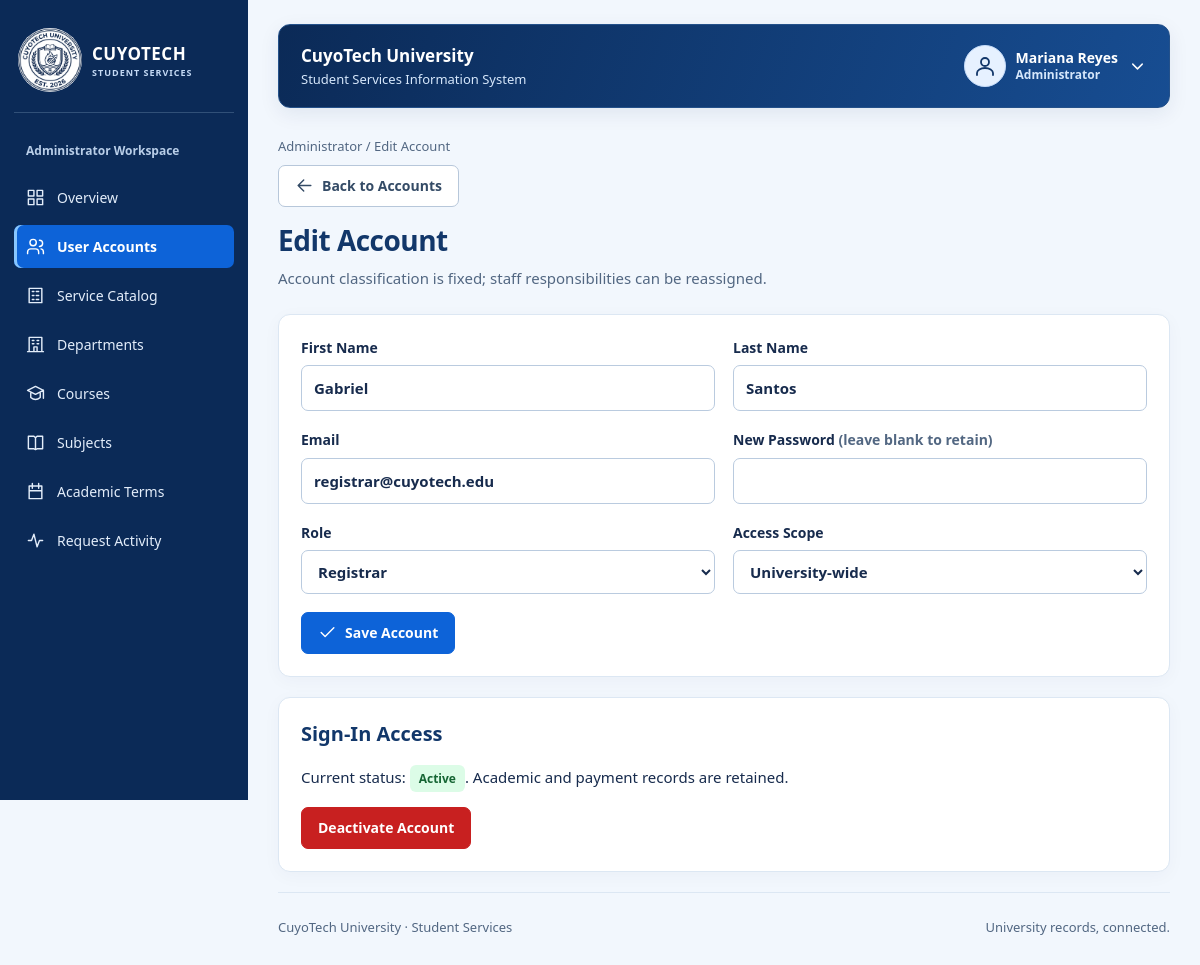
The app's page /admin/account-edit.php?id=2 (signed in) with its own data.
### tables this page shows
CREATE TABLE IF NOT EXISTS staff_users (
    staff_id INT AUTO_INCREMENT PRIMARY KEY,
    account_id INT NOT NULL UNIQUE,
    department_id INT NULL,
    first_name VARCHAR(200) NOT NULL,
    last_name VARCHAR(200) NOT NULL,
    staff_role VARCHAR(20) NOT NULL,
    access_scope VARCHAR(20) NOT NULL DEFAULT 'UNIVERSITY',
    FOREIGN KEY (account_id) REFERENCES accounts(account_id),
    FOREIGN KEY (department_id) REFERENCES departments(department_id)
);

CREATE TABLE IF NOT EXISTS accounts (
    account_id INT AUTO_INCREMENT PRIMARY KEY,
    email VARCHAR(254) NOT NULL UNIQUE,
    password_hash VARCHAR(255) NOT NULL,
    account_role VARCHAR(10) NOT NULL,
    is_active BOOLEAN NOT NULL DEFAULT TRUE,
    created_at DATETIME NOT NULL DEFAULT CURRENT_TIMESTAMP,
    updated_at DATETIME NOT NULL DEFAULT CURRENT_TIMESTAMP ON UPDATE CURRENT_TIMESTAMP
);

### config/database.php (called while the page is built)
<?php
function config(): array
{
    return [
        'host' => '127.0.0.1',
        'port' => '3306',
        'database' => 'cuyotech_ssis_db',
        'username' => 'root',
        'password' => '',
        'base_url' => '/CuyoTech-SSIS',
        'campus_image' => '',
        'grade_values' => [],
    ];
}
function db(): PDO
{
    static $pdo;
    if (!$pdo) {
        $c = config();
        $pdo = new PDO(
            "mysql:host={$c['host']};port={$c['port']};dbname={$c['database']}",
            $c['username'],
            $c['password'],
            [
                PDO::ATTR_ERRMODE => PDO::ERRMODE_EXCEPTION,
                PDO::ATTR_DEFAULT_FETCH_MODE => PDO::FETCH_ASSOC,
                PDO::ATTR_EMULATE_PREPARES => false,
            ]
        );
        $pdo->exec("SET time_zone = '+00:00'");
    }
    return $pdo;
}

### includes/auth.php (called while the page is built, shortened)
<?php
require_once __DIR__ . '/functions.php';
function current_user(): ?array
{
    $user = one('SELECT a.account_id, a.email, a.account_role, a.is_active,
        COALESCE(s.first_name,f.first_name) AS first_name,COALESCE(s.last_name,f.last_name) AS last_name,
        s.student_id, s.department_id AS student_department_id, TRIM(CONCAT(s.first_name,CHAR(32),s.last_name)) AS student_name,
        f.staff_id, TRIM(CONCAT(f.first_name,CHAR(32),f.last_name)) AS staff_name, f.staff_role, f.access_scope, f.department_id
        FROM accounts a LEFT JOIN students s ON s.account_id=a.account_id
        LEFT JOIN staff_users f ON f.account_id=a.account_id WHERE a.account_id=?', [$_SESSION['account_id']]);
    $user['role'] = $user['account_role'] === 'STUDENT' ? 'STUDENT' : $user['staff_role'];
    $user['full_name'] = $user['student_name'] ?: $user['staff_name'];
    return $user;
}
function require_role(string ...$allowed): array
{
    $user = current_user();
    return $user;
}
function portal(array $user): string
{
    return strtolower($user['role']);
}

### admin/account-edit.php (the view, shortened to what this page needs)
<?php
$user = require_role('ADMIN');
$id = positive_id();
$account = one('SELECT a.account_id,a.email,a.account_role,a.is_active,COALESCE(s.first_name,f.first_name) AS first_name,COALESCE(s.last_name,f.last_name) AS last_name,COALESCE(TRIM(CONCAT(s.first_name,CHAR(32),s.last_name)),TRIM(CONCAT(f.first_name,CHAR(32),f.last_name))) AS full_name,COALESCE(s.department_id,f.department_id) AS department_id,s.student_number,s.academic_status,f.staff_role,f.access_scope FROM accounts a LEFT JOIN students s ON s.account_id=a.account_id LEFT JOIN staff_users f ON f.account_id=a.account_id WHERE a.account_id=?', [$id]);
$title = 'Edit Account';
$subtitle = 'Account classification is fixed; staff responsibilities can be reassigned.';
require __DIR__ . '/../includes/header.php';
?>
<form method="post" class="panel" data-account-form data-confirm="Save changes to this account’s identity and access settings?">
    <div class="field-grid">
        <label>First Name<input name="first_name" required maxlength="200" autocomplete="given-name" value="<?= e(input('first_name', $account['first_name'])) ?>"></label>
        <label>Last Name<input name="last_name" required maxlength="200" autocomplete="family-name" value="<?= e(input('last_name', $account['last_name'])) ?>"></label>
        <label>Email<input type="email" name="email" required maxlength="254" value="<?= e(input('email', $account['email'])) ?>">
        </label>
        <label>New Password <span class="muted">(leave blank to retain)</span>
            <input type="password" name="password" minlength="12" maxlength="72" autocomplete="new-password">
        </label>
        <label>Role<select name="role">
                <?php foreach ($account['account_role'] === 'STUDENT' ? ['STUDENT'] : ['ADMIN', 'REGISTRAR', 'CASHIER', 'DEPARTMENT'] as $role): ?>
                    <option value="<?= e($role) ?>" <?= input('role', $account['staff_role'] ?: 'STUDENT') === $role ? 'selected' : '' ?>>
                        <?= e(ui_label($role)) ?>
                    </option>
                <?php endforeach; ?>
            </select>
        </label>
        <?php if ($account['account_role'] === 'STUDENT'): ?>
            <label>Student Number<input name="student_number" required maxlength="30" value="<?= e(input('student_number', $account['student_number'])) ?>">
            </label>
            <label>Academic Status<select name="academic_status">
                    <?php foreach (['ACTIVE', 'ON_LEAVE', 'GRADUATED', 'WITHDRAWN'] as $status): ?>
                        <option value="<?= e($status) ?>" <?= input('academic_status', $account['academic_status']) === $status ? 'selected' : '' ?>>
                            <?= e(ui_label($status)) ?>
                        </option>
                    <?php endforeach; ?>
                </select>
            </label>
        <?php else: ?>
            <label>Access Scope<select name="access_scope">
                    <?php foreach (['UNIVERSITY', 'DEPARTMENT'] as $scope): ?>
                        <option value="<?= e($scope) ?>" <?= input('access_scope', $account['access_scope']) === $scope ? 'selected' : '' ?>>
                            <?= e(ui_label($scope)) ?>
                        </option>
                    <?php endforeach; ?>
                </select>
            </label>
        <?php endif; ?>
    </div>
    <button type="submit"><?= icon('check') ?> Save Account</button>
</form>
<?php if ($id !== (int)$user['account_id']): ?>
    <form class="panel" method="post" action="<?= e(url('admin/account-toggle.php')) ?>" data-confirm="Change this account’s sign-in access?">
        <h2>Sign-In Access</h2>
        <p>Current status: <?= badge($account['is_active'] ? 'ACTIVE' : 'INACTIVE') ?>. Academic and payment records are retained.</p>
        <button type="submit" class="secondary">
            <?= $account['is_active'] ? 'Deactivate' : 'Activate' ?> Account</button>
    </form>
<?php endif; ?>
<?php require __DIR__ . '/../includes/footer.php'; ?>

### includes/header.php (shortened to what this page needs)
<!doctype html>
<html lang="en">
<head>
    <link rel="stylesheet" href="<?= e(url('assets/css/app.css')) ?>">
</head>
<body class="portal-layout">
    <header class="topbar">
        <div class="workspace-name">CuyoTech University<small>Student Services Information System</small></div>
        <details class="profile-menu">
            <summary aria-label="Open account menu">
                <span class="avatar"><?= icon('profile') ?></span>
                <span class="profile-identity"><strong><?= e($user['full_name']) ?></strong><small><?= e(ui_label($user['role'])) ?></small></span>
                <?= icon('chevron') ?>
            </summary>
        </details>
    </header>
    <div class="shell">
        <?php require __DIR__ . '/sidebar.php'; ?>
        <main class="content" id="main" tabindex="-1">
            <div class="eyebrow">
                <?= e(ui_label($user['role'])) ?> / <?= e(ucwords($title)) ?>
            </div>
            <?php
            $backPages = [
                'account-create' => ['accounts', 'Accounts'],
                'account-edit' => ['accounts', 'Accounts'],
                'request-create' => ['document-requests', 'Document Requests'],
                'request-details' => ['document-requests', 'Document Requests'],
                'payment-create' => ['payments', 'Payments'],
                'payment-details' => ['payments', 'Payments'],
                'enrollment-details' => ['enrollments', 'Enrollments'],
                'grade-entry' => ['grades', 'Grades'],
                'clearance-details' => ['clearances', 'Clearances']
            ];
            $currentPage = basename($_SERVER['SCRIPT_NAME'], '.php');
            $back = $backPages[$currentPage] ?? null;
            if ($back): ?>
                <a class="button secondary back-button" href="<?= e(url(portal($user) . '/' . $back[0] . '.php' . list_query())) ?>"><?= icon('back') ?> Back to <?= e($back[1]) ?></a>
            <?php endif; ?>
            <div class="page-heading">
                <div>
                    <h1>
                        <?= e(ucwords($title)) ?>
                    </h1>
                    <?php if (!empty($subtitle)): ?><p><?= e($subtitle) ?></p><?php endif; ?>
                </div>
            </div>

### includes/sidebar.php
<?php
$menus = [
    'ADMIN' => ['dashboard' => 'Overview', 'accounts' => 'User accounts', 'service-catalog' => 'Service catalog', 'departments' => 'Departments', 'courses' => 'Courses', 'subjects' => 'Subjects', 'terms' => 'Academic terms', 'activity-log' => 'Request activity'],
    'STUDENT' => ['dashboard' => 'My overview', 'subjects' => 'Enrolled subjects', 'grades' => 'My grades', 'enrollments' => 'Enrollment history', 'document-requests' => 'Document requests', 'payments' => 'Payment history', 'receipts' => 'Receipts', 'clearance' => 'Clearance'],
    'REGISTRAR' => ['dashboard' => 'Registrar desk', 'enrollments' => 'Enrollments', 'grades' => 'Grade records', 'document-requests' => 'Document requests', 'clearance-status' => 'Clearance status'],
    'CASHIER' => ['dashboard' => 'Cashier desk', 'payments' => 'Payment verification', 'receipts' => 'Issued receipts'],
    'DEPARTMENT' => ['dashboard' => 'Department desk', 'clearances' => 'Clearance processing', 'students' => 'Department students'],
];
$page = basename($_SERVER['SCRIPT_NAME'], '.php');
$parentPages = [
    'account-create' => 'accounts',
    'account-edit' => 'accounts',
    'account-toggle' => 'accounts',
    'request-create' => 'document-requests',
    'request-details' => 'document-requests',
    'enrollment-details' => 'enrollments',
    'grade-entry' => 'grades',
    'payment-create' => 'payments',
    'payment-details' => 'payments',
    'verify-payment' => 'payments',
    'clearance-details' => 'clearances'
];
$activePage = $parentPages[$page] ?? $page;
?>
<nav class="sidebar" id="portal-nav" aria-label="Portal navigation">
    <a class="brand" href="<?= e(url(portal($user) . '/dashboard.php')) ?>">
        <span class="brand-emblem"><img class="university-logo" src="<?= e(url('assets/images/CuyoTech-Logo.png')) ?>" alt="" width="80" height="80"></span>
        <div>CUYOTECH<small>STUDENT SERVICES</small>
        </div>
    </a>
    <div class="label"><?= e(ui_label($user['role'])) ?> Workspace</div>
    <?php foreach ($menus[$user['role']] as $file => $label): ?>
        <a <?= $activePage === $file ? 'aria-current="page"' : '' ?> class="<?= $activePage === $file ? 'active' : '' ?>" href="<?= e(url(portal($user) . '/' . $file . '.php')) ?>">
            <?= icon($file) ?>
            <?= e(ucwords($label)) ?>
        </a>
    <?php endforeach; ?>
</nav>

### records on screen
staff_users: staff_role "Administrator", staff_role "Overview", staff_role "User Accounts", staff_role "Service Catalog", staff_role "Departments", staff_role "Courses", staff_role "Subjects", staff_role "Academic Terms", staff_role "Request Activity"
staff_users: email "registrar@cuyotech.edu", role "Registrar"

### other values on screen
$user['full_name'] "Mariana Reyes"
$title "Edit Account"
$back[1] "Accounts"
$subtitle "Account classification is fixed; staff responsibilities can be reassigned."
ui_label($value) "Active"
form field access_scope "University-wide"
